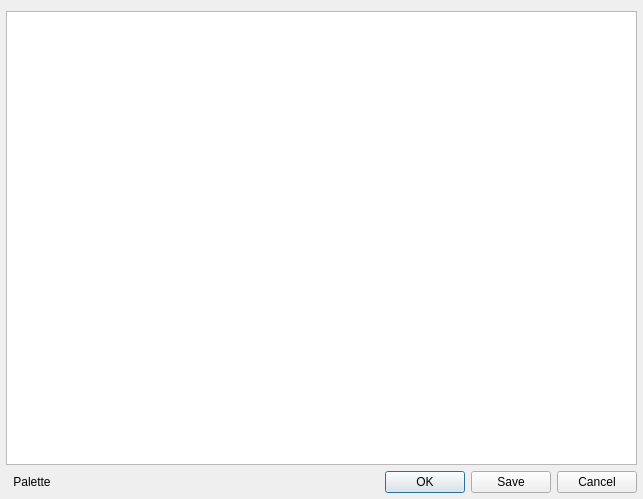
<?xml version="1.0" encoding="UTF-8"?>
<ui version="4.0">
 <class>QSSEditorDialog</class>
 <widget class="QDialog" name="QSSEditorDialog">
  <property name="geometry">
   <rect>
    <x>0</x>
    <y>0</y>
    <width>643</width>
    <height>499</height>
   </rect>
  </property>
  <property name="windowTitle">
   <string>Style Sheet Editor</string>
  </property>
  <layout class="QVBoxLayout" name="verticalLayout">
   <property name="leftMargin">
    <number>6</number>
   </property>
   <property name="rightMargin">
    <number>6</number>
   </property>
   <property name="bottomMargin">
    <number>6</number>
   </property>
   <item>
    <widget class="QTextEdit" name="textEdit">
     <property name="acceptRichText">
      <bool>false</bool>
     </property>
    </widget>
   </item>
   <item>
    <layout class="QHBoxLayout" name="horizontalLayout">
     <item>
      <widget class="QToolButton" name="tool_color">
       <property name="text">
        <string>Palette</string>
       </property>
       <property name="icon">
        <iconset theme="preferences-desktop-color">
         <normaloff>.</normaloff>.</iconset>
       </property>
       <property name="popupMode">
        <enum>QToolButton::InstantPopup</enum>
       </property>
       <property name="toolButtonStyle">
        <enum>Qt::ToolButtonTextBesideIcon</enum>
       </property>
       <property name="autoRaise">
        <bool>true</bool>
       </property>
      </widget>
     </item>
     <item>
      <widget class="QDialogButtonBox" name="buttonBox">
       <property name="orientation">
        <enum>Qt::Horizontal</enum>
       </property>
       <property name="standardButtons">
        <set>QDialogButtonBox::Cancel|QDialogButtonBox::Ok|QDialogButtonBox::Save</set>
       </property>
      </widget>
     </item>
    </layout>
   </item>
  </layout>
 </widget>
 <resources/>
 <connections/>
</ui>
